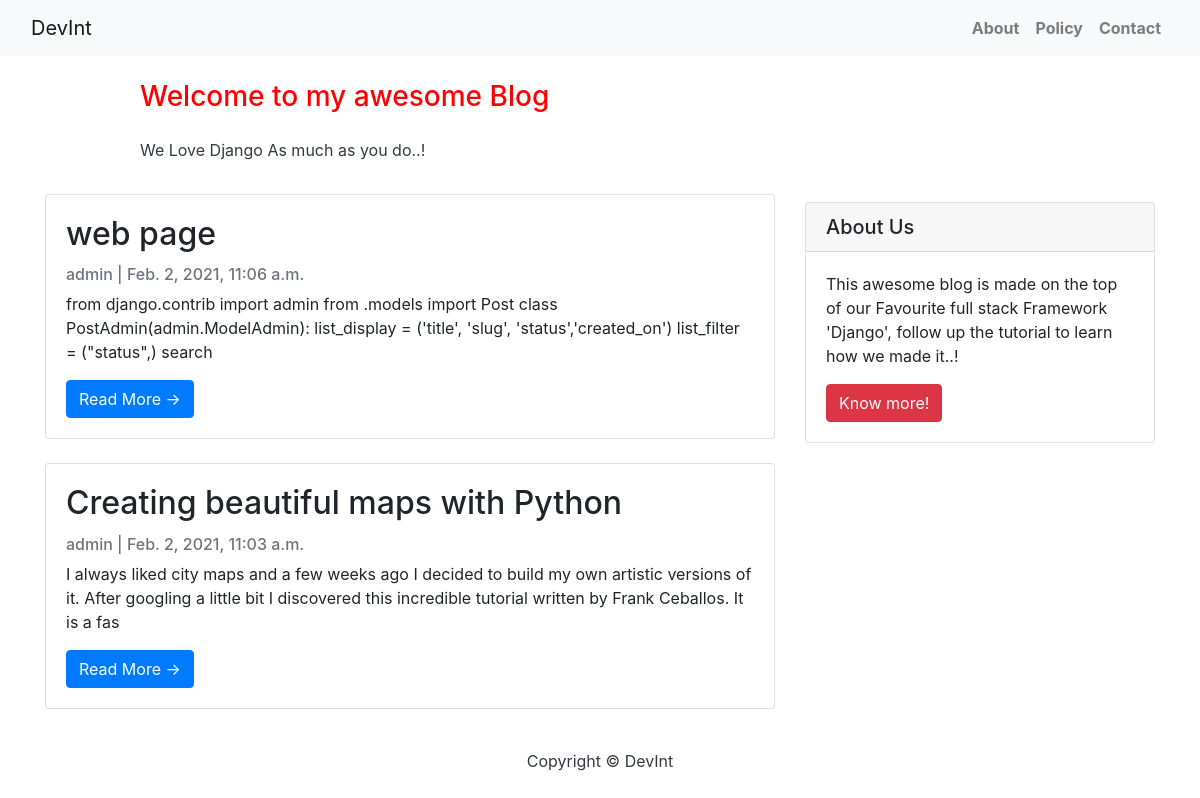
The page / on the database its author committed.
### blog/models.py (models this page shows, shortened)
class Post(models.Model):
    title = models.CharField(max_length=200, unique=True)
    slug = models.SlugField(max_length=200, unique=True)
    author = models.ForeignKey(
        User, on_delete=models.CASCADE, related_name="blog_posts"
    )
    updated_on = models.DateTimeField(auto_now=True)
    content = models.TextField()
    created_on = models.DateTimeField(auto_now_add=True)
    status = models.IntegerField(choices=STATUS, default=0)
    class Meta:
        ordering = ["-created_on"]

### blog/views.py (the view)
# urls.py: path("", views.PostList.as_view(), name="home"),
class PostList(generic.ListView):
    queryset = Post.objects.filter(status=1).order_by("-created_on")
    template_name = "index.html"
    paginate_by = 3

### templates/index.html (shortened to what this page needs)
{% extends "base.html" %}
{% block content %}
<header class="masthead">
    <div class="container">
        <div class="row">
            <div class=" col-md-8 col-md-10 mx-auto">
                <div class="site-heading">
                    <h3 class=" site-heading my-4 mt-3 text-black"> Welcome to my awesome Blog </h3>
                    <p class="text-dark">We Love Django As much as you do..! &nbsp</p>
                </div>
            </div>
        </div>
    </div>
</header>
<div class="container">
  <div class="row">
    <div class="col-md-8 mt-3 left">
      {% for post in post_list %}
      <div class="card mb-4">
        <div class="card-body">
          <h2 class="card-title">{{ post.title }}</h2>
          <p class="card-text text-muted h6">{{ post.author }} | {{ post.created_on}}  </p>
          <p class="card-text">{{post.content|safe|slice:":200" }}</p>
          <a href="{% url 'post_detail' post.slug  %}" class="btn btn-primary">Read More &rarr;</a>
        </div>
      </div>
      {% endfor %}
    </div>
    {% block sidebar %}
    {% include 'sidebar.html' %}
    {% endblock sidebar %}
  </div>
</div>
{%endblock%}

### static/css/blog.css (style rules this page uses)
.masthead { color: red; }

### rows shown on the page
Post: title "web page", author "admin", created_on "Feb. 2, 2021, 11:06 a.m.", content "from django.contrib import admin from .models import Post class PostAdmin(admin.ModelAdmin): list_display = ('title', 'slug', 'status','created_on') list_filter = (\"status\",) search"
Post: title "Creating beautiful maps with Python", author "admin", created_on "Feb. 2, 2021, 11:03 a.m.", content "I always liked city maps and a few weeks ago I decided to build my own artistic versions of it. After googling a little bit I discovered this incredible tutorial written by Frank Ceballos. It is a fas"
